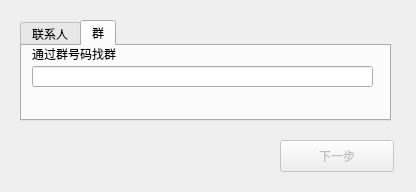
<?xml version="1.0" encoding="UTF-8"?>
<ui version="4.0">
 <class>AddFriendDialog</class>
 <widget class="QDialog" name="AddFriendDialog">
  <property name="geometry">
   <rect>
    <x>0</x>
    <y>0</y>
    <width>416</width>
    <height>192</height>
   </rect>
  </property>
  <property name="windowTitle">
   <string>Dialog</string>
  </property>
  <widget class="QTabWidget" name="tabWidget">
   <property name="geometry">
    <rect>
     <x>20</x>
     <y>20</y>
     <width>371</width>
     <height>101</height>
    </rect>
   </property>
   <property name="currentIndex">
    <number>1</number>
   </property>
   <widget class="QWidget" name="tab">
    <attribute name="title">
     <string>联系人</string>
    </attribute>
    <widget class="QLabel" name="label">
     <property name="geometry">
      <rect>
       <x>10</x>
       <y>0</y>
       <width>141</width>
       <height>16</height>
      </rect>
     </property>
     <property name="text">
      <string>通过账号查找联系人</string>
     </property>
    </widget>
    <widget class="QLineEdit" name="childQQLEdit">
     <property name="geometry">
      <rect>
       <x>10</x>
       <y>20</y>
       <width>341</width>
       <height>21</height>
      </rect>
     </property>
    </widget>
    <widget class="QLabel" name="childResultLabel">
     <property name="geometry">
      <rect>
       <x>10</x>
       <y>50</y>
       <width>341</width>
       <height>16</height>
      </rect>
     </property>
     <property name="text">
      <string/>
     </property>
    </widget>
   </widget>
   <widget class="QWidget" name="tab_2">
    <attribute name="title">
     <string>群</string>
    </attribute>
    <widget class="QLabel" name="label_3">
     <property name="geometry">
      <rect>
       <x>10</x>
       <y>0</y>
       <width>111</width>
       <height>16</height>
      </rect>
     </property>
     <property name="text">
      <string>通过群号码找群</string>
     </property>
    </widget>
    <widget class="QLineEdit" name="groupNumLEdit">
     <property name="geometry">
      <rect>
       <x>10</x>
       <y>20</y>
       <width>341</width>
       <height>21</height>
      </rect>
     </property>
    </widget>
    <widget class="QLabel" name="groupResultLabel">
     <property name="geometry">
      <rect>
       <x>10</x>
       <y>50</y>
       <width>351</width>
       <height>16</height>
      </rect>
     </property>
     <property name="text">
      <string/>
     </property>
    </widget>
   </widget>
  </widget>
  <widget class="QPushButton" name="addPButton">
   <property name="enabled">
    <bool>false</bool>
   </property>
   <property name="geometry">
    <rect>
     <x>280</x>
     <y>140</y>
     <width>114</width>
     <height>32</height>
    </rect>
   </property>
   <property name="text">
    <string>下一步</string>
   </property>
  </widget>
 </widget>
 <resources/>
 <connections/>
</ui>
